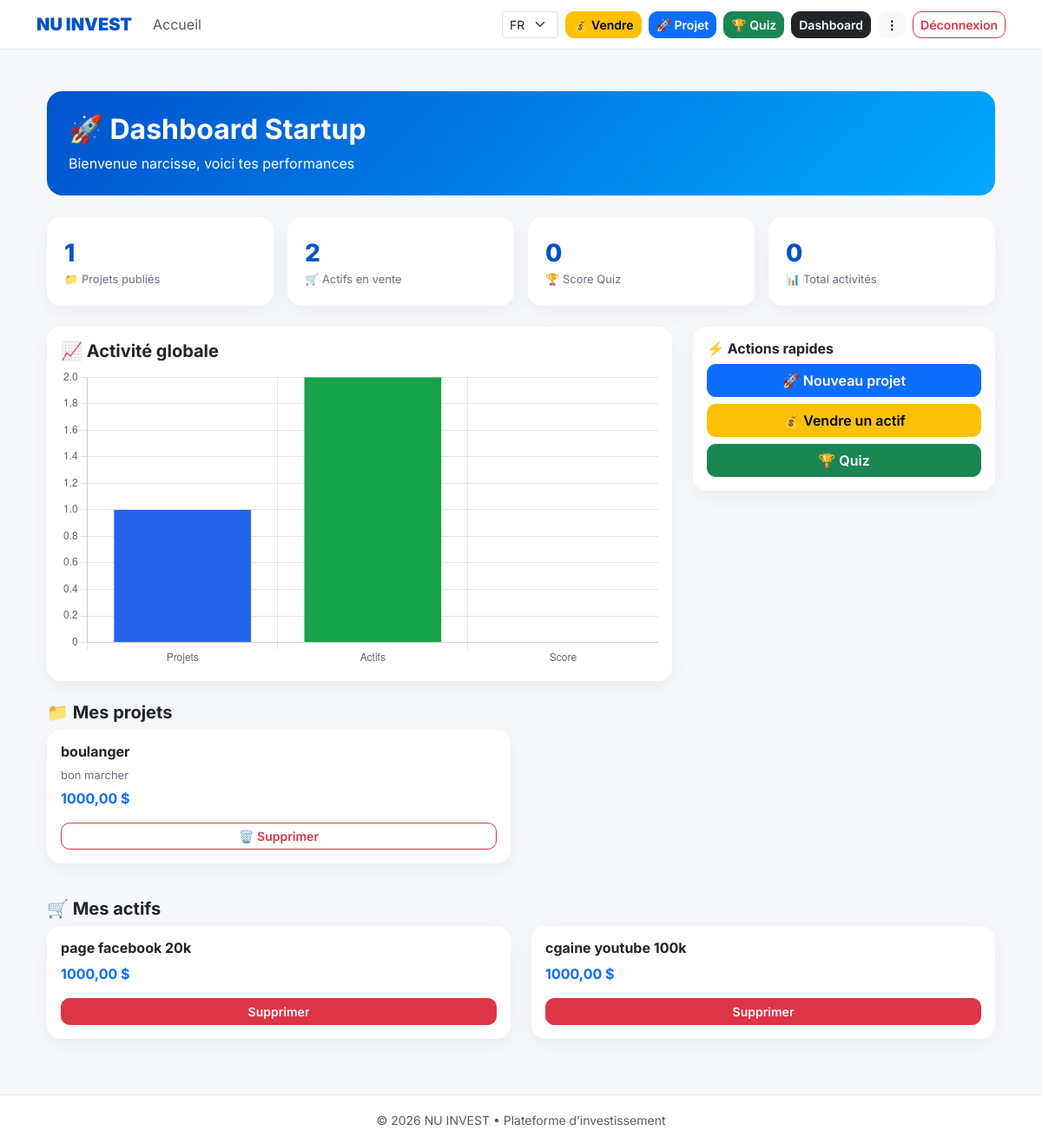
The page /dashboard/ (signed in) on the database its author committed.
### platform_invest/models.py (models this page shows, shortened)
class QuizScore(models.Model):
    user = models.OneToOneField(User, on_delete=models.CASCADE)
    score = models.IntegerField(default=0)
    weekly_score = models.IntegerField(default=0)
    total_games = models.IntegerField(default=0)
    last_played = models.DateTimeField(auto_now=True)

class Project(models.Model):
    STATUS_CHOICES = [
        ('PENDING', 'En attente'),
        ('REVIEW', 'En analyse'),
        ('APPROVED', 'Approuvé'),
        ('FUNDED', 'Financé'),
        ('REJECTED', 'Rejeté'),
    ]
    owner = models.ForeignKey(User, on_delete=models.CASCADE, related_name='projects')
    project_name = models.CharField(max_length=200)
    slug = models.SlugField(blank=True, null=True)  # ⚠️ pas unique
    description = models.TextField()
    jobs_to_create = models.PositiveIntegerField()
    amount_needed = models.DecimalField(max_digits=12, decimal_places=2)
    amount_raised = models.DecimalField(max_digits=12, decimal_places=2, default=0)
    status = models.CharField(max_length=15, choices=STATUS_CHOICES, default='PENDING')
    location = models.CharField(max_length=255, blank=True, null=True)
    image = models.ImageField(upload_to='projects/', blank=True, null=True)
    created_at = models.DateTimeField(auto_now_add=True)

class Asset(models.Model):
    CATEGORY_CHOICES = [
        ('YT', 'YouTube'),
        ('FB', 'Facebook'),
        ('IG', 'Instagram'),
        ('WEB', 'Site Web'),
        ('APP', 'Application'),
    ]
    STATUS_CHOICES = [
        ('AVAILABLE', 'Disponible'),
        ('PENDING', 'En cours'),
        ('SOLD', 'Vendu'),
    ]
    seller = models.ForeignKey(User, on_delete=models.CASCADE, related_name='assets')
    title = models.CharField(max_length=200)
    slug = models.SlugField(blank=True, null=True)  # ⚠️ pas unique pour éviter bug migration
    category = models.CharField(max_length=10, choices=CATEGORY_CHOICES)
    description = models.TextField()
    price = models.DecimalField(max_digits=12, decimal_places=2)
    status = models.CharField(max_length=15, choices=STATUS_CHOICES, default='AVAILABLE')
    is_verified = models.BooleanField(default=False)
    image = models.ImageField(upload_to='assets/', blank=True, null=True)
    contact_email = models.EmailField(blank=True, null=True)
    views = models.PositiveIntegerField(default=0)
    created_at = models.DateTimeField(auto_now_add=True)
    updated_at = models.DateTimeField(auto_now=True)
    class Meta:
        ordering = ['-created_at']

### platform_invest/views.py (the view)
# urls.py: path('dashboard/', v.dashboard, name='dashboard'),
@login_required
def dashboard(request):
    projets = Project.objects.filter(owner=request.user).order_by('-id')
    actifs = Asset.objects.filter(seller=request.user).order_by('-id')
    score = QuizScore.objects.get_or_create(user=request.user)[0]
    total_projets = projets.count()
    total_assets = actifs.count()
    total_value = sum([a.price for a in actifs]) if actifs else 0
    total_funding = sum([p.amount_needed for p in projets]) if projets else 0
    labels = []
    data_projets = []
    data_assets = []
    for i in range(6, -1, -1):
        day = timezone.now() - timedelta(days=i)
        labels.append(day.strftime("%d/%m"))
        data_projets.append(
            projets.filter(created_at__date=day.date()).count()
        )
        data_assets.append(
            actifs.filter(created_at__date=day.date()).count()
        )
    return render(request, 'platform_invest/dashboard.html', {
        'projets': projets,
        'actifs': actifs,
        'score': score,
        'stats': {
            'total_projets': total_projets,
            'total_assets': total_assets,
            'total_value': total_value,
            'total_funding': total_funding,
        },
        'graph': {
            'labels': labels,
            'projets': data_projets,
            'assets': data_assets,
        }
    })

### platform_invest/templates/platform_invest/dashboard.html (shortened to what this page needs)
{% extends 'platform_invest/base.html' %}
{% block content %}
<div class="container my-4">
    <div class="dashboard-header">
        <h2 class="fw-bold">🚀 Dashboard Startup</h2>
        <p class="mb-0">Bienvenue {{ user.username }}, voici tes performances</p>
    </div>
    <div class="row g-3">
        <div class="col-md-3">
            <div class="stat-card">
                <div class="stat-number">{{ projets|length }}</div>
                <div class="small-text">📁 Projets publiés</div>
            </div>
        </div>
        <div class="col-md-3">
            <div class="stat-card">
                <div class="stat-number">{{ actifs|length }}</div>
                <div class="small-text">🛒 Actifs en vente</div>
            </div>
        </div>
        <div class="col-md-3">
            <div class="stat-card">
                <div class="stat-number">{{ score.score|default:0 }}</div>
                <div class="small-text">🏆 Score Quiz</div>
            </div>
        </div>
        <div class="col-md-3">
            <div class="stat-card">
                <div class="stat-number">
                    {{ projets|length|add:actifs|length }}
                </div>
                <div class="small-text">📊 Total activités</div>
            </div>
        </div>
    </div>
    <div class="row mt-4">
        <div class="col-lg-8">
            <div class="card card-pro p-3">
                <h5 class="fw-bold">📈 Activité globale</h5>
                <canvas id="chart"></canvas>
            </div>
        </div>
        <div class="col-lg-4">
            <div class="card card-pro p-3 mb-3">
                <h6 class="fw-bold">⚡ Actions rapides</h6>
                <a href="{% url 'deposer_projet' %}" class="btn btn-primary w-100 mb-2">
                    🚀 Nouveau projet
                </a>
                <a href="{% url 'publier_vente' %}" class="btn btn-warning w-100 mb-2">
                    💰 Vendre un actif
                </a>
                <a href="{% url 'quiz' %}" class="btn btn-success w-100">
                    🏆 Quiz
                </a>
            </div>
        </div>
    </div>
    <div class="mt-4">
        <h5 class="fw-bold">📁 Mes projets</h5>
        <div class="row">
            {% for p in projets %}
            <div class="col-md-6 mb-3">
                <div class="card card-pro p-3">
                    <h6 class="fw-bold">{{ p.project_name }}</h6>
                    <p class="small-text mb-1">
                        {{ p.description|default:"Pas de description"|truncatewords:15 }}
                    </p>
                    <p class="fw-bold text-primary">
                        {{ p.amount_needed|default:0 }} $
                    </p>
                    <form method="POST" action="{% url 'supprimer_projet' p.id %}">
                        <button class="btn btn-sm btn-outline-danger w-100">
                            🗑️ Supprimer
                        </button>
                    </form>
                </div>
            </div>
            {% empty %}
                <p class="text-muted">Aucun projet</p>
            {% endfor %}
        </div>
    </div>
    <div class="mt-4">
        <h5 class="fw-bold">🛒 Mes actifs</h5>
        <div class="row">
            {% for asset in actifs %}
            <div class="col-md-6 mb-3">
                <div class="card card-pro p-3">
                    <h6 class="fw-bold">{{ asset.title }}</h6>
                    <p class="fw-bold text-primary">
                        {{ asset.price|default:0 }} $
                    </p>
                    <form method="POST" action="{% url 'supprimer_annonce' asset.id %}">
                        <button class="btn btn-sm btn-danger w-100">
                            Supprimer
                        </button>
                    </form>
                </div>
            </div>
            {% empty %}
                <p class="text-muted">Aucun actif</p>
            {% endfor %}
        </div>
    </div>
</div>
{% endblock %}
{% block extra_js %}
<script>
const ctx = document.getElementById('chart');
new Chart(ctx, {
    type: 'bar',
    data: {
        labels: ['Projets', 'Actifs', 'Score'],
        datasets: [{
            label: 'Performance',
            data: [
                {{ projets|length|default:0 }},
                {{ actifs|length|default:0 }},
                {{ score.score|default:0 }}
            ],
            backgroundColor: ['#2563eb', '#16a34a', '#f59e0b']
        }]
    },
    options: {
        responsive: true,
        plugins: {
            legend: { display: false }
        }
    }
});
</script>
{% endblock %}

### platform_invest/templates/platform_invest/base.html (style rules this page uses)
:root { --primary: #0052cc; }
body { font-family: 'Inter', sans-serif; background: #f6f8fb; }
.btn { border-radius: 10px; font-weight: 600; }
.card { border-radius: 16px; }

### platform_invest/templates/platform_invest/dashboard.html (style rules this page uses)
.dashboard-header { background: linear-gradient(135deg, #0052cc, #00aaff); color: white; padding: 25px; border-radius: 18px; margin-bottom: 25px; }
.stat-card { border-radius: 16px; padding: 20px; background: white; box-shadow: 0 8px 25px rgba(0,0,0,0.05); transition: 0.2s; }
.stat-number { font-size: 28px; font-weight: 800; color: #0052cc; }
.small-text { color: #6b7280; font-size: 13px; }
.card-pro { border-radius: 16px; border: none; box-shadow: 0 8px 25px rgba(0,0,0,0.05); }

### rows shown on the page
QuizScore: score "0"
Project: project_name "boulanger", description "bon marcher", amount_needed "1000,00"
Asset: title "page facebook 20k", price "1000,00"
Asset: title "cgaine youtube 100k", price "1000,00"

### other values the page prints
{{ user.username }} "narcisse"
{{ projets|length }} "1"
{{ actifs|length }} "2"
{{ projets|length|add:actifs|length }} "0"
chart data {{ projets|length|default:0 }} 1
chart data {{ actifs|length|default:0 }} 2
chart data {{ score.score|default:0 }} 0
